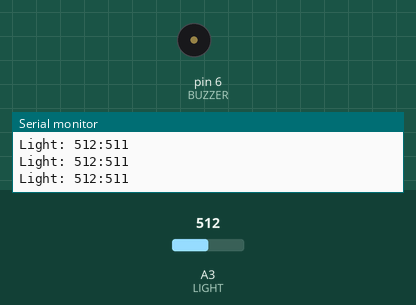
This sketch was run on a simulated Arduino Uno, built with avr-gcc and run on an emulated ATmega328P. Parts: buzzer (waves = sounding), the last lines printed to the serial monitor. The test bench sets the inputs (shaded band); at power-on: A3 (LIGHT) = 512.

Above: at 1.2 s.
1.3 s: A3 (LIGHT) set to 238
4.3 s: A3 (LIGHT) set to 208
At 5.1 s:
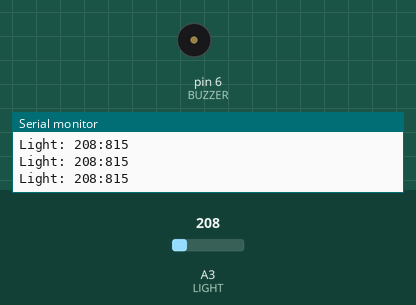
5.8 s: A3 (LIGHT) set to 306
At 6.28 s:
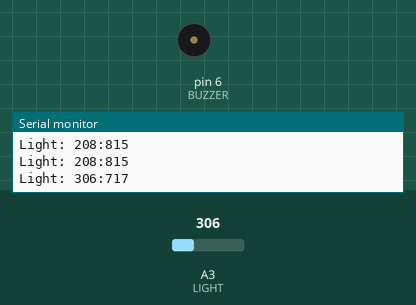
8.8 s: A3 (LIGHT) set to 122
At 9.7 s:
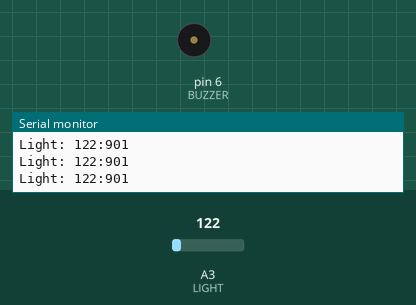
Timing chart, 0 to 11.3 s (numbered marks = the images above; inputs shaded):
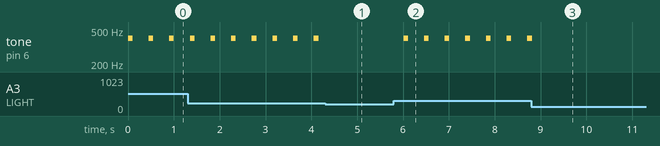

The sketch:

SPEC_1.ino
```cpp
#define LIGHT A3
#define BUZZER 6

void setup() {
  // put your setup code here, to run once:
  Serial.begin(9600);
  pinMode(LIGHT, INPUT);

}

void loop() {
  // put your main code here, to run repeatedly:
  int value = analogRead(LIGHT);
  int data = map(value, 0, 1023, 1023, 0);

  Serial.print("Light: ");
  Serial.print(value);
  Serial.print(":");
  Serial.println(data);

  if (data<800){
    tone(BUZZER, 400);
    delay(100);
    noTone(BUZZER);
    delay(100);
  }

  delay(250);
}
```

Measured:
- the behaviour switches between 224 and 223 on A3 (LIGHT) (found by bisection; images 0 and 1)
- after the input at 4.3 s, tone on pin 6 (BUZZER): stops changing and stays silent
- after the input at 5.8 s, tone on pin 6 (BUZZER): alternates 400 Hz for 0.10 s and silent for 0.35 s, starting after 0.21 s
- after the input at 8.8 s, tone on pin 6 (BUZZER): goes on until 8.8 s, then stays silent
- by itself, tone on pin 6 (BUZZER): alternates 400 Hz for 0.10 s and silent for 0.35 s
